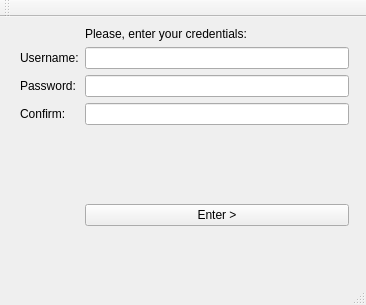
<?xml version="1.0" encoding="UTF-8"?>
<ui version="4.0">
 <class>MainWindow</class>
 <widget class="QMainWindow" name="MainWindow">
  <property name="geometry">
   <rect>
    <x>0</x>
    <y>0</y>
    <width>366</width>
    <height>305</height>
   </rect>
  </property>
  <property name="windowTitle">
   <string>MainWindow</string>
  </property>
  <widget class="QWidget" name="centralWidget">
   <widget class="QWidget" name="formLayoutWidget">
    <property name="geometry">
     <rect>
      <x>9</x>
      <y>-1</y>
      <width>351</width>
      <height>221</height>
     </rect>
    </property>
    <layout class="QFormLayout" name="formLayout">
     <item row="1" column="0">
      <widget class="QLabel" name="label">
       <property name="text">
        <string>Username:</string>
       </property>
      </widget>
     </item>
     <item row="1" column="1">
      <widget class="QLineEdit" name="le_username"/>
     </item>
     <item row="2" column="0">
      <widget class="QLabel" name="label_2">
       <property name="text">
        <string>Password:</string>
       </property>
      </widget>
     </item>
     <item row="2" column="1">
      <widget class="QLineEdit" name="le_password"/>
     </item>
     <item row="5" column="1">
      <widget class="QPushButton" name="pb_enter">
       <property name="text">
        <string>Enter &gt;</string>
       </property>
      </widget>
     </item>
     <item row="0" column="1">
      <widget class="QLabel" name="label_3">
       <property name="text">
        <string>Please, enter your credentials:</string>
       </property>
       <property name="textFormat">
        <enum>Qt::RichText</enum>
       </property>
      </widget>
     </item>
     <item row="4" column="1">
      <spacer name="verticalSpacer">
       <property name="orientation">
        <enum>Qt::Vertical</enum>
       </property>
       <property name="sizeHint" stdset="0">
        <size>
         <width>20</width>
         <height>40</height>
        </size>
       </property>
      </spacer>
     </item>
     <item row="3" column="1">
      <widget class="QLineEdit" name="le_confirm"/>
     </item>
     <item row="3" column="0">
      <widget class="QLabel" name="label_4">
       <property name="text">
        <string>Confirm:</string>
       </property>
      </widget>
     </item>
    </layout>
   </widget>
  </widget>
  <widget class="QMenuBar" name="menuBar">
   <property name="geometry">
    <rect>
     <x>0</x>
     <y>0</y>
     <width>366</width>
     <height>29</height>
    </rect>
   </property>
  </widget>
  <widget class="QToolBar" name="mainToolBar">
   <attribute name="toolBarArea">
    <enum>TopToolBarArea</enum>
   </attribute>
   <attribute name="toolBarBreak">
    <bool>false</bool>
   </attribute>
  </widget>
  <widget class="QStatusBar" name="statusBar"/>
 </widget>
 <layoutdefault spacing="6" margin="11"/>
 <resources/>
 <connections/>
</ui>
